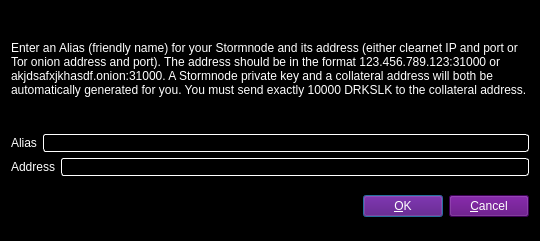
<?xml version="1.0" encoding="UTF-8"?>
<ui version="4.0">
 <class>AddEditStormNode</class>
 <widget class="QDialog" name="AddEditStormNode">
  <property name="geometry">
   <rect>
    <x>0</x>
    <y>0</y>
    <width>540</width>
    <height>241</height>
   </rect>
  </property>
  <property name="windowTitle">
   <string>Add/Edit Stormnode</string>
  </property>
  <property name="styleSheet">
   <string notr="true">color: rgb(255, 255, 255);
background-color: rgb(0, 0, 0);
alternate-background-color: rgb(0, 0, 0);</string>
  </property>
  <property name="modal">
   <bool>true</bool>
  </property>
  <layout class="QVBoxLayout" name="verticalLayout">
   <item>
    <layout class="QVBoxLayout" name="verticalLayout_2">
     <property name="topMargin">
      <number>0</number>
     </property>
     <property name="bottomMargin">
      <number>0</number>
     </property>
     <item>
      <widget class="QLabel" name="label_3">
       <property name="sizePolicy">
        <sizepolicy hsizetype="Preferred" vsizetype="Expanding">
         <horstretch>0</horstretch>
         <verstretch>0</verstretch>
        </sizepolicy>
       </property>
       <property name="text">
        <string>&lt;html&gt;&lt;head/&gt;&lt;body&gt;&lt;p&gt;Enter an Alias (friendly name) for your Stormnode and its address (either clearnet IP and port or Tor onion address and port).  The address should be in the format 123.456.789.123:31000 or akjdsafxjkhasdf.onion:31000.  A Stormnode private key and a collateral address will both be automatically generated for you.  You must send exactly 10000 DRKSLK to the collateral address.&lt;/p&gt;&lt;/body&gt;&lt;/html&gt;</string>
       </property>
       <property name="wordWrap">
        <bool>true</bool>
       </property>
      </widget>
     </item>
     <item>
      <layout class="QHBoxLayout" name="horizontalLayout">
       <property name="bottomMargin">
        <number>0</number>
       </property>
       <item>
        <widget class="QLabel" name="label">
         <property name="text">
          <string>Alias</string>
         </property>
        </widget>
       </item>
       <item>
        <widget class="QLineEdit" name="aliasLineEdit">
         <property name="styleSheet">
          <string notr="true">background: rgb(0,0,0); color: rgb(255,255,255); border: 1px inset white; border-radius: 3px; margin: 0px;</string>
         </property>
        </widget>
       </item>
      </layout>
     </item>
     <item>
      <layout class="QHBoxLayout" name="horizontalLayout_2">
       <property name="bottomMargin">
        <number>0</number>
       </property>
       <item>
        <widget class="QLabel" name="label_2">
         <property name="text">
          <string>Address</string>
         </property>
        </widget>
       </item>
       <item>
        <widget class="QLineEdit" name="addressLineEdit">
         <property name="styleSheet">
          <string notr="true">background: rgb(0,0,0); color: rgb(255,255,255); border: 1px inset white; border-radius: 3px; margin: 0px;</string>
         </property>
        </widget>
       </item>
      </layout>
     </item>
     <item>
      <layout class="QHBoxLayout" name="horizontalLayout_3">
       <property name="bottomMargin">
        <number>0</number>
       </property>
      </layout>
     </item>
    </layout>
   </item>
   <item>
    <layout class="QHBoxLayout" name="horizontalLayout_Buttons">
     <item>
      <spacer name="horizontalSpacer_1">
       <property name="orientation">
        <enum>Qt::Horizontal</enum>
       </property>
       <property name="sizeHint" stdset="0">
        <size>
         <width>40</width>
         <height>48</height>
        </size>
       </property>
      </spacer>
     </item>
     <item>
      <widget class="QLabel" name="statusLabel">
       <property name="font">
        <font>
         <weight>75</weight>
         <bold>true</bold>
        </font>
       </property>
       <property name="text">
        <string/>
       </property>
       <property name="textFormat">
        <enum>Qt::PlainText</enum>
       </property>
       <property name="wordWrap">
        <bool>true</bool>
       </property>
      </widget>
     </item>
     <item>
      <spacer name="horizontalSpacer_2">
       <property name="orientation">
        <enum>Qt::Horizontal</enum>
       </property>
       <property name="sizeHint" stdset="0">
        <size>
         <width>40</width>
         <height>48</height>
        </size>
       </property>
      </spacer>
     </item>
     <item>
      <widget class="QPushButton" name="okButton">
       <property name="styleSheet">
        <string notr="true">color: rgb(255, 255, 255);
background-color: rgb(86, 0, 120);
alternate-background-color: rgb(86, 0, 120);</string>
       </property>
       <property name="text">
        <string>&amp;OK</string>
       </property>
      </widget>
     </item>
     <item>
      <widget class="QPushButton" name="cancelButton">
       <property name="styleSheet">
        <string notr="true">color: rgb(255, 255, 255);
background-color: rgb(86, 0, 120);
alternate-background-color: rgb(86, 0, 120);</string>
       </property>
       <property name="text">
        <string>&amp;Cancel</string>
       </property>
       <property name="autoDefault">
        <bool>false</bool>
       </property>
      </widget>
     </item>
    </layout>
   </item>
  </layout>
 </widget>
 <resources/>
 <connections/>
</ui>
